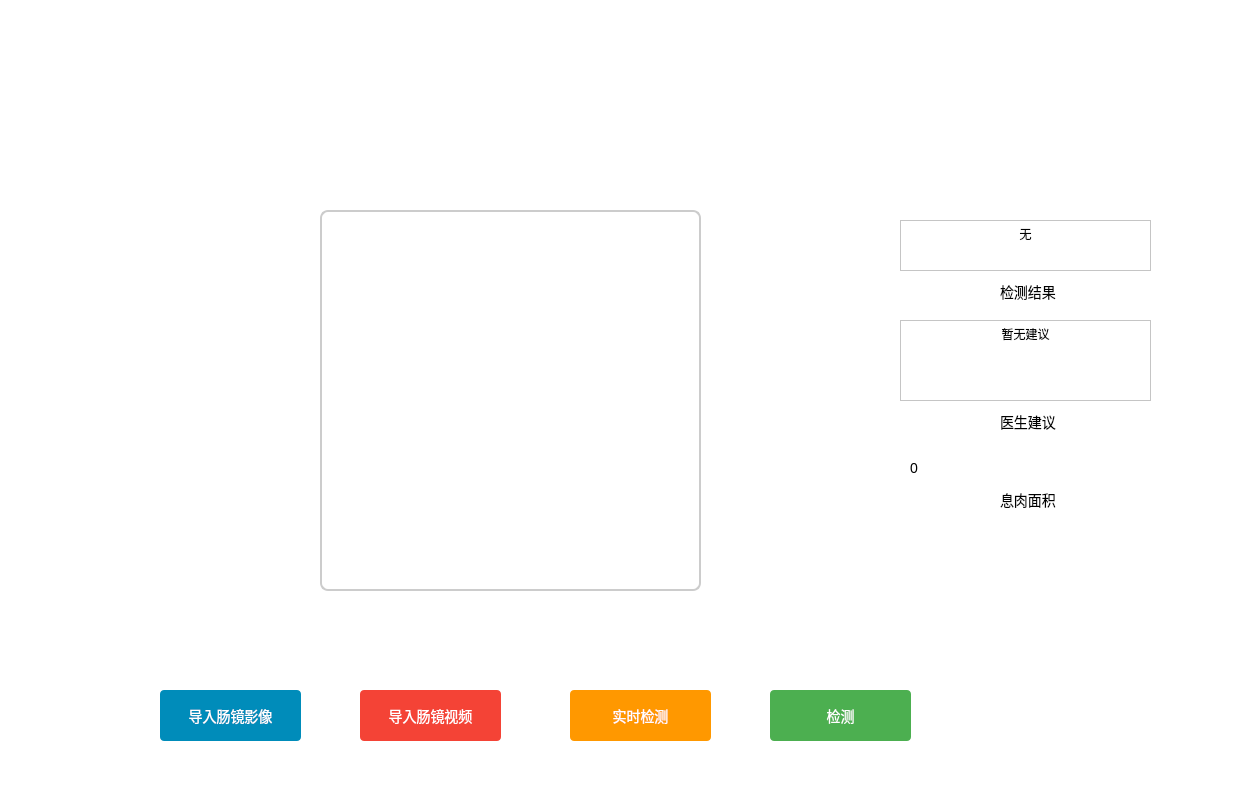
<?xml version="1.0" encoding="UTF-8"?>
<ui version="4.0">
 <class>MainWindow</class>
 <widget class="QMainWindow" name="MainWindow">
  <property name="geometry">
   <rect>
    <x>0</x>
    <y>0</y>
    <width>1235</width>
    <height>798</height>
   </rect>
  </property>
  <property name="windowTitle">
   <string>MainWindow</string>
  </property>
  <property name="autoFillBackground">
   <bool>false</bool>
  </property>
  <property name="styleSheet">
   <string notr="true">background-color: #FFFFFF;
font-size: 14px;</string>
  </property>
  <widget class="QWidget" name="centralwidget">
   <widget class="QLabel" name="show_img">
    <property name="geometry">
     <rect>
      <x>320</x>
      <y>210</y>
      <width>381</width>
      <height>381</height>
     </rect>
    </property>
    <property name="styleSheet">
     <string notr="true">QLabel {
                border: 2px solid #CCCCCC;  /* 边框颜色和宽度 */
                border-radius: 8px;  /* 边框圆角半径 */
                background-color: white;  /* 背景颜色 */
                padding: 4px;  /* 边框内边距 */
            }</string>
    </property>
    <property name="text">
     <string/>
    </property>
    <property name="pixmap">
     <pixmap>source/upload.png</pixmap>
    </property>
   </widget>
   <widget class="QPushButton" name="b_import_img">
    <property name="geometry">
     <rect>
      <x>160</x>
      <y>690</y>
      <width>141</width>
      <height>51</height>
     </rect>
    </property>
    <property name="styleSheet">
     <string notr="true"> QPushButton {
                background-color: #008CBA;
                color: white;
                border: none;
                border-radius: 4px;
                padding: 8px 16px;
            }
            QPushButton:hover {
                background-color: #007B9F;
            }
            QPushButton:pressed {
                background-color: #006B85;
            }</string>
    </property>
    <property name="text">
     <string>导入肠镜影像</string>
    </property>
   </widget>
   <widget class="QPushButton" name="b_import_video">
    <property name="geometry">
     <rect>
      <x>360</x>
      <y>690</y>
      <width>141</width>
      <height>51</height>
     </rect>
    </property>
    <property name="styleSheet">
     <string notr="true"> QPushButton {
                background-color: #f44336;
                color: white;
                border: none;
                border-radius: 4px;
                padding: 8px 16px;
            }
            QPushButton:hover {
                background-color: #d32f2f;
            }
            QPushButton:pressed {
                background-color: #b71c1c;
            }</string>
    </property>
    <property name="text">
     <string>导入肠镜视频</string>
    </property>
   </widget>
   <widget class="QPushButton" name="b_real_seg">
    <property name="geometry">
     <rect>
      <x>570</x>
      <y>690</y>
      <width>141</width>
      <height>51</height>
     </rect>
    </property>
    <property name="styleSheet">
     <string notr="true">   QPushButton {
                background-color: #FF9800;
                color: white;
                border: none;
                border-radius: 4px;
                padding: 8px 16px;
            }
            QPushButton:hover {
                background-color: #F57C00;
            }
            QPushButton:pressed {
                background-color: #E65100;
            }</string>
    </property>
    <property name="text">
     <string>实时检测</string>
    </property>
   </widget>
   <widget class="QLabel" name="label">
    <property name="geometry">
     <rect>
      <x>1000</x>
      <y>284</y>
      <width>61</width>
      <height>16</height>
     </rect>
    </property>
    <property name="text">
     <string>检测结果</string>
    </property>
   </widget>
   <widget class="QLabel" name="label_3">
    <property name="geometry">
     <rect>
      <x>1000</x>
      <y>414</y>
      <width>61</width>
      <height>16</height>
     </rect>
    </property>
    <property name="text">
     <string>医生建议</string>
    </property>
   </widget>
   <widget class="QLabel" name="label_5">
    <property name="geometry">
     <rect>
      <x>1000</x>
      <y>490</y>
      <width>61</width>
      <height>20</height>
     </rect>
    </property>
    <property name="text">
     <string>息肉面积</string>
    </property>
   </widget>
   <widget class="QLabel" name="polyp_area">
    <property name="geometry">
     <rect>
      <x>910</x>
      <y>460</y>
      <width>241</width>
      <height>20</height>
     </rect>
    </property>
    <property name="styleSheet">
     <string notr="true"/>
    </property>
    <property name="text">
     <string>0</string>
    </property>
    <property name="alignment">
     <set>Qt::AlignLeading|Qt::AlignLeft|Qt::AlignTop</set>
    </property>
   </widget>
   <widget class="QPushButton" name="b_seg">
    <property name="geometry">
     <rect>
      <x>770</x>
      <y>690</y>
      <width>141</width>
      <height>51</height>
     </rect>
    </property>
    <property name="styleSheet">
     <string notr="true">  QPushButton {
                background-color: #4CAF50;
                color: white;
                border: none;
                border-radius: 4px;
                padding: 8px 16px;
            }
            QPushButton:hover {
                background-color: #45a049;
            }
            QPushButton:pressed {
                background-color: #3e8e41;
            }</string>
    </property>
    <property name="text">
     <string>检测</string>
    </property>
   </widget>
   <widget class="QLabel" name="logo">
    <property name="geometry">
     <rect>
      <x>320</x>
      <y>20</y>
      <width>581</width>
      <height>121</height>
     </rect>
    </property>
    <property name="text">
     <string/>
    </property>
    <property name="pixmap">
     <pixmap>source/logo.png</pixmap>
    </property>
   </widget>
   <widget class="QTextEdit" name="detect_result">
    <property name="geometry">
     <rect>
      <x>900</x>
      <y>220</y>
      <width>251</width>
      <height>51</height>
     </rect>
    </property>
    <property name="html">
     <string>&lt;!DOCTYPE HTML PUBLIC &quot;-//W3C//DTD HTML 4.0//EN&quot; &quot;http://www.w3.org/TR/REC-html40/strict.dtd&quot;&gt;
&lt;html&gt;&lt;head&gt;&lt;meta name=&quot;qrichtext&quot; content=&quot;1&quot; /&gt;&lt;meta charset=&quot;utf-8&quot; /&gt;&lt;style type=&quot;text/css&quot;&gt;
p, li { white-space: pre-wrap; }
hr { height: 1px; border-width: 0; }
li.unchecked::marker { content: &quot;\2610&quot;; }
li.checked::marker { content: &quot;\2612&quot;; }
&lt;/style&gt;&lt;/head&gt;&lt;body style=&quot; font-family:'Microsoft YaHei UI'; font-size:14px; font-weight:400; font-style:normal;&quot;&gt;
&lt;p align=&quot;center&quot; style=&quot; margin-top:0px; margin-bottom:0px; margin-left:0px; margin-right:0px; -qt-block-indent:0; text-indent:0px;&quot;&gt;&lt;span style=&quot; font-size:9pt;&quot;&gt;无&lt;/span&gt;&lt;/p&gt;&lt;/body&gt;&lt;/html&gt;</string>
    </property>
   </widget>
   <widget class="QTextEdit" name="doctor_advice">
    <property name="geometry">
     <rect>
      <x>900</x>
      <y>320</y>
      <width>251</width>
      <height>81</height>
     </rect>
    </property>
    <property name="html">
     <string>&lt;!DOCTYPE HTML PUBLIC &quot;-//W3C//DTD HTML 4.0//EN&quot; &quot;http://www.w3.org/TR/REC-html40/strict.dtd&quot;&gt;
&lt;html&gt;&lt;head&gt;&lt;meta name=&quot;qrichtext&quot; content=&quot;1&quot; /&gt;&lt;meta charset=&quot;utf-8&quot; /&gt;&lt;style type=&quot;text/css&quot;&gt;
p, li { white-space: pre-wrap; }
hr { height: 1px; border-width: 0; }
li.unchecked::marker { content: &quot;\2610&quot;; }
li.checked::marker { content: &quot;\2612&quot;; }
&lt;/style&gt;&lt;/head&gt;&lt;body style=&quot; font-family:'Microsoft YaHei UI'; font-size:14px; font-weight:400; font-style:normal;&quot;&gt;
&lt;p align=&quot;center&quot; style=&quot; margin-top:12px; margin-bottom:12px; margin-left:0px; margin-right:0px; -qt-block-indent:0; text-indent:0px;&quot;&gt;&lt;span style=&quot; font-size:9pt;&quot;&gt;暂无建议&lt;/span&gt;&lt;/p&gt;&lt;/body&gt;&lt;/html&gt;</string>
    </property>
   </widget>
  </widget>
 </widget>
 <resources/>
 <connections/>
</ui>
